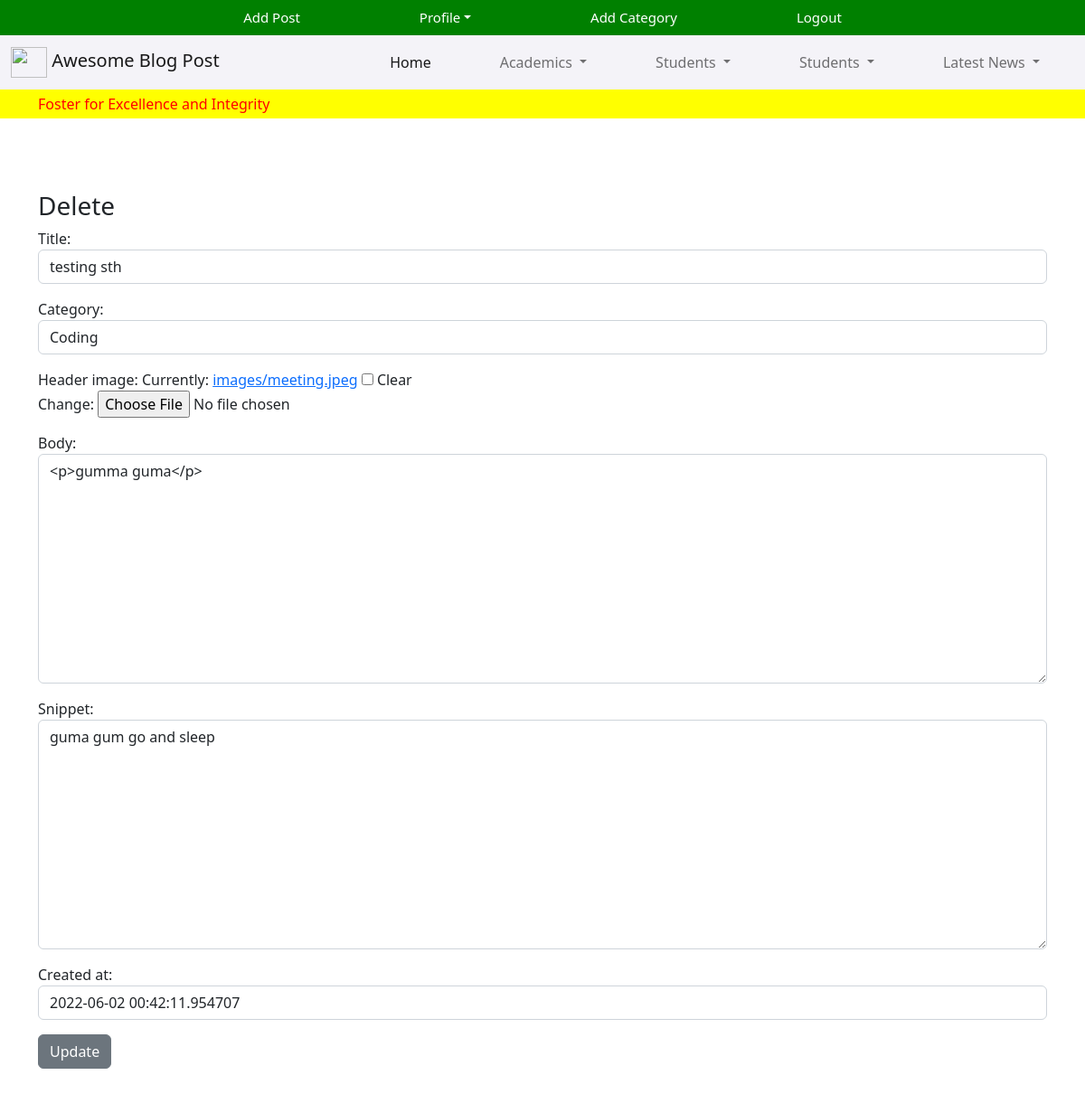
The app's page /article/edit/39 (signed in), older data.
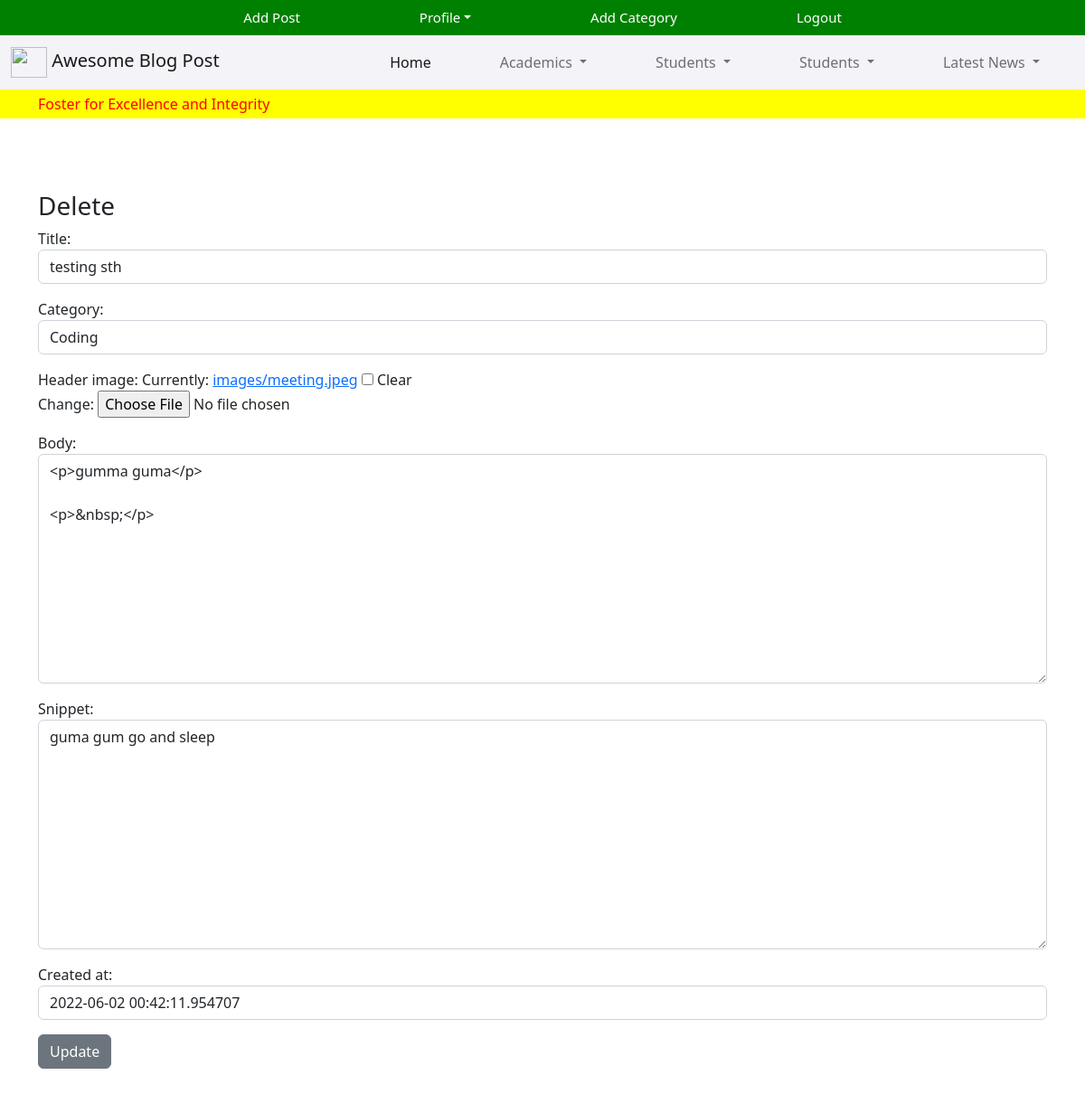
The same page, newer data.
### theblog/models.py (models this page shows, shortened)
class Post(models.Model):
    title = models.CharField(max_length=200)
    header_image = models.ImageField(null=True, blank=True, upload_to="images/")
    snippet = models.CharField(max_length=500)
    author = models.ForeignKey(User, on_delete=models.CASCADE)
    body = RichTextUploadingField(blank=True, null=True)
    created_at = models.DateTimeField(default=datetime.now, blank=True)
    category = models.CharField(max_length=200, default='Testing')
    likes = models.ManyToManyField(User, related_name='blog_bost')
    class Meta:
        verbose_name_plural = "Posts"

### theblog/views.py (the view)
# urls.py: path('article/edit/<int:pk>', UpdatePostView.as_view(), name="update_post"),
class UpdatePostView(UpdateView):
    model = Post
    form_class = PostForm
    template_name = 'update_post.html'

### theblog/forms.py
class   PostForm(forms.ModelForm):
    class Meta:
        model = Post
        fields = ('title', 'author','category','header_image',  'body' , 'snippet', 'created_at')
        widgets = {
            'title' : forms.TextInput(attrs={'class' : 'form-control'}),
            'author' : forms.TextInput(attrs={'class' : 'form-control','value':'', 'id':'admin', 'type':'hidden'}),
            'category' : forms.Select(choices = choice_list , attrs={'class' : 'form-control'}),
            'body' : forms.Textarea(attrs={'class' : 'form-control'}),
            'snippet' : forms.Textarea(attrs={'class' : 'form-control'}),
            'created_at' : forms.TextInput(attrs={'class' : 'form-control'}),
        }

### theblog/templates/update_post.html (shortened to what this page needs)
{% extends 'base.html' %}
{% block content %}
<br><br>
{% if user.is_authenticated %}
    {% if user.id == post.author.id %}
    <h3>Delete</h3>
    <div class="form-group">
        <form method="POST">
            {{ form.as_p }}
            <button class="btn btn-secondary"> Update</button>
{% else %}
            <strong>You are not allowed here (And you Know it!!)</strong>
        </form>
    </div>
    {% endif %}
{% endif %}
    </form>
</div>
{% endblock %}

Row changes from the older to the newer data that the page shows:
changed Post "testing sth": body "<p>gumma guma</p>" → "<p>gumma guma</p> <p>&nbsp;</p>"
